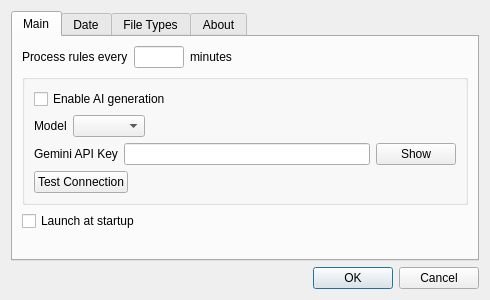
<?xml version="1.0" encoding="UTF-8"?>
<ui version="4.0">
 <class>settingsDialog</class>
 <widget class="QDialog" name="settingsDialog">
  <property name="windowModality">
   <enum>Qt::WindowModality::ApplicationModal</enum>
  </property>
  <property name="geometry">
   <rect>
    <x>0</x>
    <y>0</y>
    <width>490</width>
    <height>300</height>
   </rect>
  </property>
  <property name="windowTitle">
   <string>Settings</string>
  </property>
  <layout class="QGridLayout" name="gridLayout">
   <item row="0" column="0">
    <widget class="QTabWidget" name="tabWidget">
     <property name="currentIndex">
      <number>0</number>
     </property>
     <widget class="QWidget" name="mainTab">
      <attribute name="title">
       <string>Main</string>
      </attribute>
      <layout class="QGridLayout" name="gridLayout_4">
       <item row="0" column="0">
        <layout class="QVBoxLayout" name="verticalLayout_2">
         <item>
          <layout class="QHBoxLayout" name="horizontalLayout">
           <item>
            <widget class="QLabel" name="label_2">
             <property name="text">
              <string>Process rules every</string>
             </property>
            </widget>
           </item>
           <item>
            <widget class="QLineEdit" name="ruleExecIntervalEdit">
             <property name="maximumSize">
              <size>
               <width>50</width>
               <height>16777215</height>
              </size>
             </property>
             <property name="maxLength">
              <number>8</number>
             </property>
            </widget>
           </item>
           <item>
            <widget class="QLabel" name="label_3">
             <property name="text">
              <string>minutes</string>
             </property>
            </widget>
           </item>
           <item>
            <spacer name="horizontalSpacer">
             <property name="orientation">
              <enum>Qt::Orientation::Horizontal</enum>
             </property>
             <property name="sizeHint" stdset="0">
              <size>
               <width>40</width>
               <height>20</height>
              </size>
             </property>
            </spacer>
           </item>
          </layout>
         </item>
         <item>
          <widget class="QGroupBox" name="geminiGroupBox">
           <property name="title">
            <string/>
           </property>
           <layout class="QVBoxLayout" name="verticalLayout_3">
            <item>
             <widget class="QCheckBox" name="geminiEnableCheckBox">
              <property name="text">
               <string>Enable AI generation</string>
              </property>
             </widget>
            </item>
            <item>
             <layout class="QHBoxLayout" name="geminiModelLayout">
              <item>
               <widget class="QLabel" name="geminiModelLabel">
                <property name="text">
                 <string>Model</string>
                </property>
               </widget>
              </item>
              <item>
               <widget class="QComboBox" name="geminiModelCombo"/>
              </item>
              <item>
               <spacer name="geminiModelSpacer">
                <property name="orientation">
                 <enum>Qt::Orientation::Horizontal</enum>
                </property>
                <property name="sizeHint" stdset="0">
                 <size>
                  <width>40</width>
                  <height>20</height>
                 </size>
                </property>
               </spacer>
              </item>
             </layout>
            </item>
            <item>
             <layout class="QHBoxLayout" name="geminiKeyLayout">
              <item>
               <widget class="QLabel" name="geminiKeyLabel">
                <property name="text">
                 <string>Gemini API Key</string>
                </property>
               </widget>
              </item>
              <item>
               <widget class="QLineEdit" name="geminiKeyEdit">
                <property name="echoMode">
                 <enum>QLineEdit::EchoMode::Password</enum>
                </property>
               </widget>
              </item>
              <item>
               <widget class="QPushButton" name="geminiShowHideButton">
                <property name="text">
                 <string>Show</string>
                </property>
                <property name="checkable">
                 <bool>true</bool>
                </property>
               </widget>
              </item>
             </layout>
            </item>
            <item>
             <layout class="QHBoxLayout" name="geminiTestLayout">
              <item>
               <widget class="QPushButton" name="geminiTestButton">
                <property name="text">
                 <string>Test Connection</string>
                </property>
               </widget>
              </item>
              <item>
               <widget class="QLabel" name="geminiStatusLabel">
                <property name="text">
                 <string/>
                </property>
               </widget>
              </item>
              <item>
               <spacer name="geminiTestSpacer">
                <property name="orientation">
                 <enum>Qt::Orientation::Horizontal</enum>
                </property>
                <property name="sizeHint" stdset="0">
                 <size>
                  <width>40</width>
                  <height>20</height>
                 </size>
                </property>
               </spacer>
              </item>
             </layout>
            </item>
           </layout>
          </widget>
         </item>
         <item>
          <widget class="QCheckBox" name="startAtLoginCheckBox">
           <property name="text">
            <string>Launch at startup</string>
           </property>
          </widget>
         </item>
         <item>
          <spacer name="verticalSpacer_2">
           <property name="orientation">
            <enum>Qt::Orientation::Vertical</enum>
           </property>
           <property name="sizeHint" stdset="0">
            <size>
             <width>20</width>
             <height>40</height>
            </size>
           </property>
          </spacer>
         </item>
        </layout>
       </item>
      </layout>
     </widget>
     <widget class="QWidget" name="dateTab">
      <attribute name="title">
       <string>Date</string>
      </attribute>
      <layout class="QGridLayout" name="gridLayout_2">
       <item row="0" column="0">
        <widget class="QGroupBox" name="dateDefGroupBox">
         <property name="title">
          <string>Date definition</string>
         </property>
         <layout class="QGridLayout" name="gridLayout_3">
          <item row="0" column="0">
           <layout class="QVBoxLayout" name="verticalLayout">
            <item>
             <widget class="QLabel" name="label">
              <property name="text">
               <string>Which date (from file metadata) should be used in rule conditions?</string>
              </property>
             </widget>
            </item>
            <item>
             <widget class="QRadioButton" name="radioButton">
              <property name="text">
               <string>earliest of modified &amp;&amp; created (default)</string>
              </property>
             </widget>
            </item>
            <item>
             <widget class="QRadioButton" name="radioButton_2">
              <property name="text">
               <string>modified</string>
              </property>
             </widget>
            </item>
            <item>
             <widget class="QRadioButton" name="radioButton_3">
              <property name="text">
               <string>created</string>
              </property>
             </widget>
            </item>
            <item>
             <widget class="QRadioButton" name="radioButton_4">
              <property name="text">
               <string>latest of modified &amp;&amp; created</string>
              </property>
             </widget>
            </item>
            <item>
             <widget class="QRadioButton" name="radioButton_5">
              <property name="text">
               <string>last access</string>
              </property>
             </widget>
            </item>
            <item>
             <spacer name="verticalSpacer">
              <property name="orientation">
               <enum>Qt::Orientation::Vertical</enum>
              </property>
              <property name="sizeHint" stdset="0">
               <size>
                <width>20</width>
                <height>40</height>
               </size>
              </property>
             </spacer>
            </item>
           </layout>
          </item>
         </layout>
        </widget>
       </item>
      </layout>
     </widget>
     <widget class="QWidget" name="fileTypesTab">
      <attribute name="title">
       <string>File Types</string>
      </attribute>
      <layout class="QGridLayout" name="gridLayout_6">
       <item row="0" column="0">
        <widget class="QTableWidget" name="fileTypesTable">
         <property name="columnCount">
          <number>2</number>
         </property>
         <attribute name="horizontalHeaderStretchLastSection">
          <bool>true</bool>
         </attribute>
         <attribute name="verticalHeaderVisible">
          <bool>false</bool>
         </attribute>
         <column>
          <property name="text">
           <string>Name</string>
          </property>
         </column>
         <column>
          <property name="text">
           <string>Filemask</string>
          </property>
         </column>
        </widget>
       </item>
       <item row="1" column="0">
        <layout class="QHBoxLayout" name="horizontalLayout_3">
         <item>
          <widget class="QPushButton" name="addFileTypeButton">
           <property name="text">
            <string>Add New</string>
           </property>
          </widget>
         </item>
         <item>
          <spacer name="horizontalSpacer_3">
           <property name="orientation">
            <enum>Qt::Orientation::Horizontal</enum>
           </property>
           <property name="sizeHint" stdset="0">
            <size>
             <width>40</width>
             <height>20</height>
            </size>
           </property>
          </spacer>
         </item>
         <item>
          <widget class="QLabel" name="label_5">
           <property name="text">
            <string>To remove a format leave its name empty</string>
           </property>
          </widget>
         </item>
        </layout>
       </item>
      </layout>
     </widget>
     <widget class="QWidget" name="aboutTab">
      <attribute name="title">
       <string>About</string>
      </attribute>
      <layout class="QVBoxLayout" name="aboutTabLayout">
       <item>
        <spacer name="aboutTopSpacer">
         <property name="orientation">
          <enum>Qt::Orientation::Vertical</enum>
         </property>
         <property name="sizeHint" stdset="0">
          <size>
           <width>20</width>
           <height>40</height>
          </size>
         </property>
        </spacer>
       </item>
       <item>
        <widget class="QLabel" name="aboutLogoLabel">
         <property name="alignment">
          <set>Qt::AlignmentFlag::AlignCenter</set>
         </property>
         <property name="text">
          <string/>
         </property>
        </widget>
       </item>
       <item>
        <widget class="QLabel" name="aboutNameLabel">
         <property name="font">
          <font>
           <pointsize>16</pointsize>
           <bold>true</bold>
          </font>
         </property>
         <property name="alignment">
          <set>Qt::AlignmentFlag::AlignCenter</set>
         </property>
         <property name="text">
          <string>DeClutter</string>
         </property>
        </widget>
       </item>
       <item>
        <widget class="QLabel" name="aboutVersionLabel">
         <property name="alignment">
          <set>Qt::AlignmentFlag::AlignCenter</set>
         </property>
         <property name="text">
          <string>Version</string>
         </property>
        </widget>
       </item>
       <item>
        <widget class="QLabel" name="aboutGithubLabel">
         <property name="alignment">
          <set>Qt::AlignmentFlag::AlignCenter</set>
         </property>
         <property name="openExternalLinks">
          <bool>true</bool>
         </property>
         <property name="text">
          <string>&lt;a href=&quot;https://github.com/ZUBERKHAN034/declutter-extended&quot;&gt;View on GitHub&lt;/a&gt;</string>
         </property>
        </widget>
       </item>
       <item>
        <spacer name="aboutBottomSpacer">
         <property name="orientation">
          <enum>Qt::Orientation::Vertical</enum>
         </property>
         <property name="sizeHint" stdset="0">
          <size>
           <width>20</width>
           <height>40</height>
          </size>
         </property>
        </spacer>
       </item>
      </layout>
     </widget>
    </widget>
   </item>
   <item row="1" column="0">
    <widget class="QDialogButtonBox" name="buttonBox">
     <property name="orientation">
      <enum>Qt::Orientation::Horizontal</enum>
     </property>
     <property name="standardButtons">
      <set>QDialogButtonBox::StandardButton::Cancel|QDialogButtonBox::StandardButton::Ok</set>
     </property>
    </widget>
   </item>
  </layout>
 </widget>
 <resources/>
 <connections>
  <connection>
   <sender>buttonBox</sender>
   <signal>accepted()</signal>
   <receiver>settingsDialog</receiver>
   <slot>accept()</slot>
   <hints>
    <hint type="sourcelabel">
     <x>248</x>
     <y>254</y>
    </hint>
    <hint type="destinationlabel">
     <x>157</x>
     <y>274</y>
    </hint>
   </hints>
  </connection>
  <connection>
   <sender>buttonBox</sender>
   <signal>rejected()</signal>
   <receiver>settingsDialog</receiver>
   <slot>reject()</slot>
   <hints>
    <hint type="sourcelabel">
     <x>316</x>
     <y>260</y>
    </hint>
    <hint type="destinationlabel">
     <x>286</x>
     <y>274</y>
    </hint>
   </hints>
  </connection>
 </connections>
</ui>
